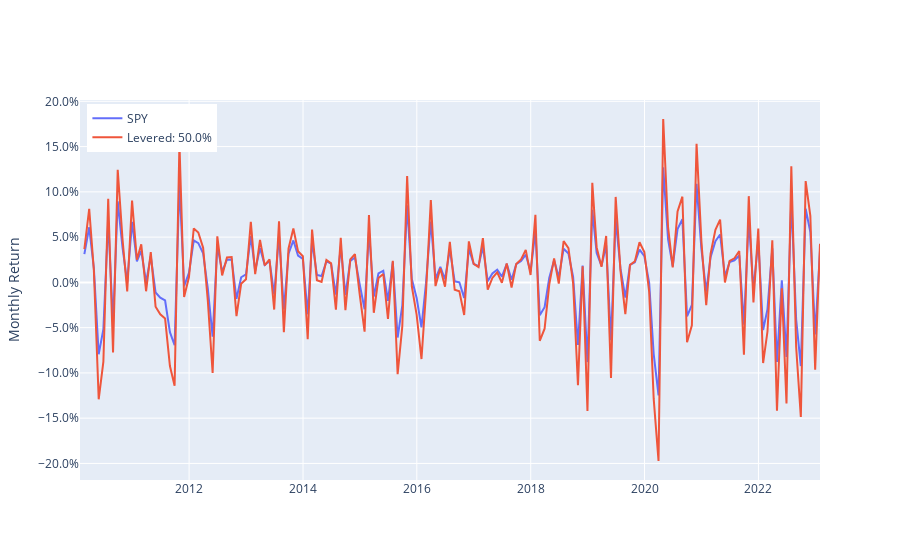

The notebook cell saved with this chart:
### Code cell
# Levered returns are riskier
fig = go.Figure()
trace0= go.Scatter(x=ret.index.to_timestamp("M"), y=ret, mode="lines", name=ticker)
trace1= go.Scatter(x=levered_ret.index.to_timestamp("M"), y=levered_ret, mode="lines", name=f'Levered: {leverage:0.1%}')
fig.add_trace(trace0)
fig.add_trace(trace1)
fig.layout.yaxis["title"] = "Monthly Return"
fig.update_yaxes(tickformat=".1%")
fig.update_layout(legend=dict(yanchor="top", y =0.99, xanchor="left", x=0.01))
fig.show()

### Figure 1 — Plotly figure (JSON) as saved in the notebook; plotly's stock layout.template omitted (floating-point values rounded to 4 significant figures; data arrays with more than 128 entries replaced by an {"elided": "..."} marker saying what was removed)
{"data": [{"mode": "lines", "name": "SPY", "type": "scatter", "x": {"elided": "157 str values"}, "y": {"elided": "157 float values"}}, {"mode": "lines", "name": "Levered: 50.0%", "type": "scatter", "x": {"elided": "157 str values"}, "y": {"elided": "157 float values"}}], "layout": {"legend": {"x": 0.01, "xanchor": "left", "y": 0.99, "yanchor": "top"}, "yaxis": {"tickformat": ".1%", "title": {"text": "Monthly Return"}}}}
